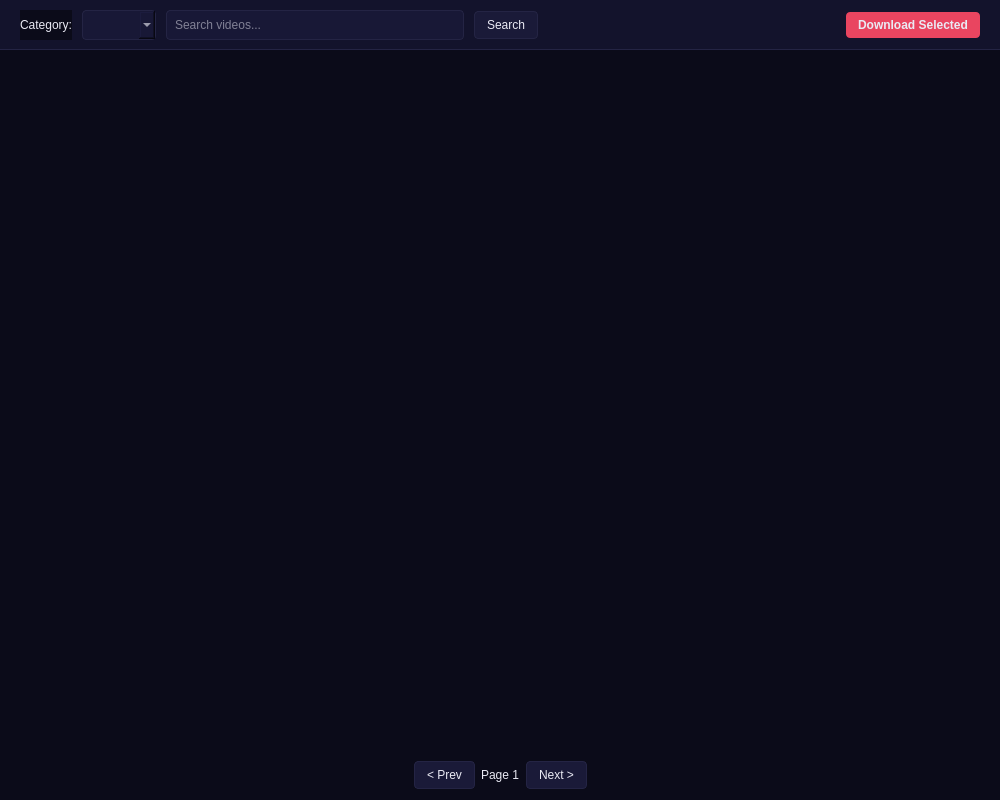
<?xml version="1.0" encoding="UTF-8"?>
<ui version="4.0">
 <class>BrowsePanel</class>
 <widget class="QWidget" name="BrowsePanel">
  <property name="geometry">
   <rect>
    <x>0</x>
    <y>0</y>
    <width>1000</width>
    <height>800</height>
   </rect>
  </property>
  <property name="styleSheet">
   <string notr="true">
    QWidget { background-color: #0b0b19; color: #eaeaf4; font-family: 'Segoe UI'; }
    QFrame#toolbar { background-color: #13132c; border-bottom: 1px solid #242444; }
    QLineEdit { background-color: #181836; border: 1px solid #242444; border-radius: 4px; padding: 6px; color: #eaeaf4; }
    QPushButton { background-color: #1a1a38; border: 1px solid #242444; border-radius: 4px; padding: 6px 12px; color: #eaeaf4; }
    QPushButton:hover { background-color: #242444; border-color: #e94560; }
    QPushButton#downloadSelectedBtn { background-color: #e94560; border: none; font-weight: bold; }
    QComboBox { background-color: #181836; border: 1px solid #242444; border-radius: 4px; padding: 6px; color: #eaeaf4; }
   </string>
  </property>
  <layout class="QVBoxLayout" name="verticalLayout">
   <property name="spacing">
    <number>0</number>
   </property>
   <property name="leftMargin">
    <number>0</number>
   </property>
   <property name="topMargin">
    <number>0</number>
   </property>
   <property name="rightMargin">
    <number>0</number>
   </property>
   <property name="bottomMargin">
    <number>0</number>
   </property>
   <item>
    <widget class="QFrame" name="toolbar">
     <layout class="QHBoxLayout" name="horizontalLayout">
      <property name="spacing">
       <number>10</number>
      </property>
      <property name="leftMargin">
       <number>20</number>
      </property>
      <property name="topMargin">
       <number>10</number>
      </property>
      <property name="rightMargin">
       <number>20</number>
      </property>
      <property name="bottomMargin">
       <number>10</number>
      </property>
      <item>
       <widget class="QLabel" name="catLabel">
        <property name="text">
         <string>Category:</string>
        </property>
       </widget>
      </item>
      <item>
       <widget class="QComboBox" name="catCombo"/>
      </item>
      <item>
       <widget class="QLineEdit" name="searchEdit">
        <property name="placeholderText">
         <string>Search videos...</string>
        </property>
       </widget>
      </item>
      <item>
       <widget class="QPushButton" name="searchBtn">
        <property name="text">
         <string>Search</string>
        </property>
       </widget>
      </item>
      <item>
       <spacer name="horizontalSpacer">
        <property name="orientation">
         <enum>Qt::Horizontal</enum>
        </property>
        <property name="sizeHint" stdset="0">
         <size>
          <width>40</width>
          <height>20</height>
         </size>
        </property>
       </spacer>
      </item>
      <item>
       <widget class="QPushButton" name="downloadSelectedBtn">
        <property name="text">
         <string>Download Selected</string>
        </property>
       </widget>
      </item>
     </layout>
    </widget>
   </item>
   <item>
    <widget class="QScrollArea" name="scrollArea">
     <property name="widgetResizable">
      <bool>true</bool>
     </property>
     <property name="frameShape">
      <enum>QFrame::NoFrame</enum>
     </property>
     <widget class="QWidget" name="scrollAreaWidgetContents">
      <layout class="QVBoxLayout" name="listLayout">
       <property name="spacing">
        <number>0</number>
       </property>
       <property name="leftMargin">
        <number>0</number>
       </property>
       <property name="topMargin">
        <number>0</number>
       </property>
       <property name="rightMargin">
        <number>0</number>
       </property>
       <property name="bottomMargin">
        <number>0</number>
       </property>
       <!-- Grid will be injected here via code for responsive resizing -->
      </layout>
     </widget>
    </widget>
   </item>
   <item>
    <widget class="QFrame" name="paginationFrame">
     <property name="minimumSize">
      <size>
       <width>0</width>
       <height>50</height>
      </size>
     </property>
     <layout class="QHBoxLayout" name="horizontalLayout_2">
      <item>
       <spacer name="horizontalSpacer_2">
        <property name="orientation">
         <enum>Qt::Horizontal</enum>
        </property>
        <property name="sizeHint" stdset="0">
         <size>
          <width>40</width>
          <height>20</height>
         </size>
        </property>
       </spacer>
      </item>
      <item>
       <widget class="QPushButton" name="prevBtn">
        <property name="text">
         <string>&lt; Prev</string>
        </property>
       </widget>
      </item>
      <item>
       <widget class="QLabel" name="pageLabel">
        <property name="text">
         <string>Page 1</string>
        </property>
       </widget>
      </item>
      <item>
       <widget class="QPushButton" name="nextBtn">
        <property name="text">
         <string>Next &gt;</string>
        </property>
       </widget>
      </item>
      <item>
       <spacer name="horizontalSpacer_3">
        <property name="orientation">
         <enum>Qt::Horizontal</enum>
        </property>
        <property name="sizeHint" stdset="0">
         <size>
          <width>40</width>
          <height>20</height>
         </size>
        </property>
       </spacer>
      </item>
     </layout>
    </widget>
   </item>
  </layout>
 </widget>
 <resources/>
 <connections/>
</ui>
